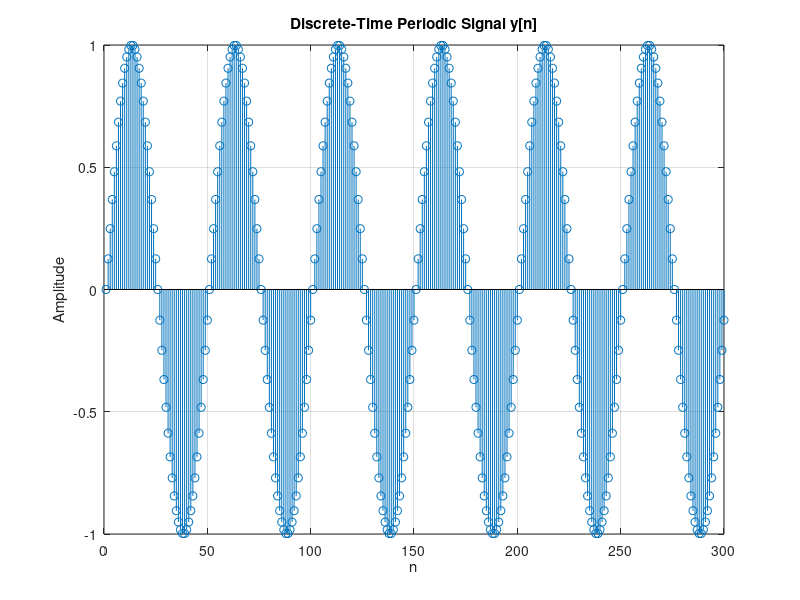
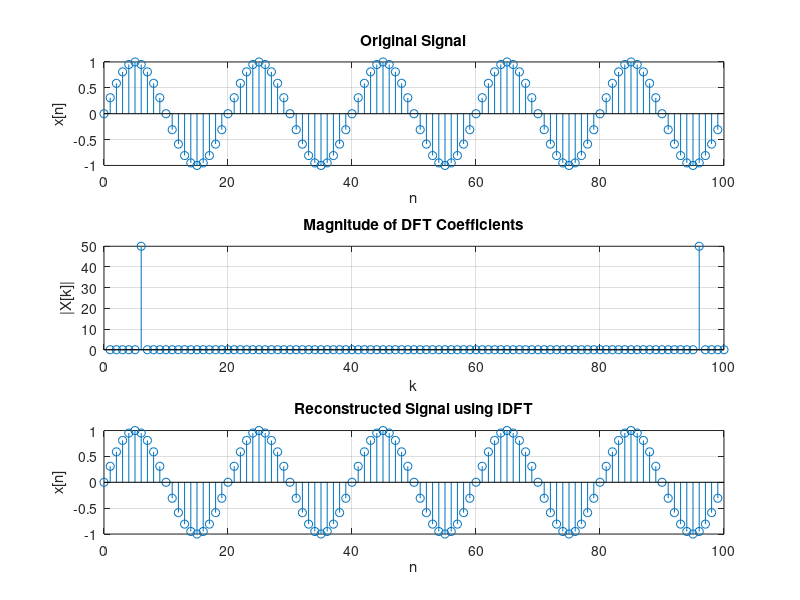
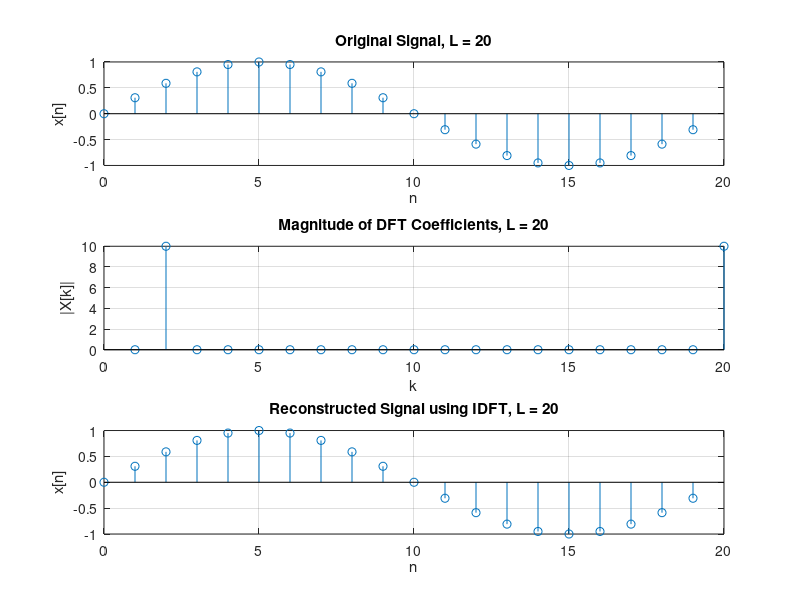
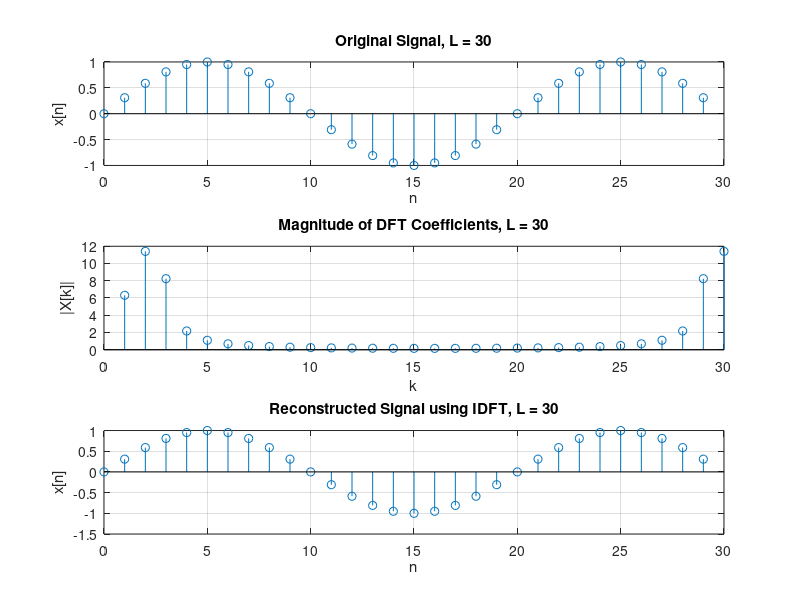

The MATLAB source for these figures, in order:
%% ELEC 324 Lab 3 - Fourier Series, Fourier Transform
% MATLAB Code

clc; clear; close all;

%% 2.0.2 Prelab: Creating a DTPS
% Sampling an aperiodic CT signal and forming a DTPS

T = 0:99; % Time indices
x_t = sin(2 * pi * T / 50); % Example aperiodic CT signal

% Creating periodic discrete-time periodic signal (DTPS)
L = length(T);
y_n = repmat(x_t, 1, 3); % Repeat for 3 periods

figure;
stem(y_n);
title('Discrete-Time Periodic Signal y[n]');
xlabel('n'); ylabel('Amplitude'); grid on;

%% 3.2.1 Basic DFT
% Create a discrete sine wave with period 20 and length L = 100

L = 100;
n = 0:L-1;
x = sin(2 * pi * n / 20); % Periodic sine wave

X_dft = fft(x, L); % Compute DFT
x_recon = ifft(X_dft, L); % Inverse DFT

figure;
subplot(3,1,1);
stem(n, x); title('Original Signal'); xlabel('n'); ylabel('x[n]'); grid on;
subplot(3,1,2);
stem(abs(X_dft)); title('Magnitude of DFT Coefficients'); xlabel('k'); ylabel('|X[k]|'); grid on;
subplot(3,1,3);
stem(n, real(x_recon)); title('Reconstructed Signal using IDFT'); xlabel('n'); ylabel('x[n]'); grid on;

%% 3.2.2 Changing the Transform Size
% Repeat with L = 20 and L = 30

for L = [20, 30]
    n = 0:L-1;
    x = sin(2 * pi * n / 20);
    X_dft = fft(x, L);
    x_recon = ifft(X_dft, L);
    
    figure;
    subplot(3,1,1);
stem(n, x); title(['Original Signal, L = ', num2str(L)]); xlabel('n'); ylabel('x[n]'); grid on;
    subplot(3,1,2);
stem(abs(X_dft)); title(['Magnitude of DFT Coefficients, L = ', num2str(L)]); xlabel('k'); ylabel('|X[k]|'); grid on;
    subplot(3,1,3);
stem(n, real(x_recon)); title(['Reconstructed Signal using IDFT, L = ', num2str(L)]); xlabel('n'); ylabel('x[n]'); grid on;
end

%% 3.2.3 Windowing the Signal
% Set last 40 samples to zero safely

x_win = x;
if length(x_win) >= 40
    x_win(end-39:end) = 0;
end
X_dft_win = fft(x_win, 100);
x_recon_win = ifft(X_dft_win, 100);

n_win = 0:length(x_recon_win)-1;

figure;
subplot(3,1,1);
stem(n, x_win); title('Windowed Signal'); xlabel('n'); ylabel('x[n]'); grid on;
subplot(3,1,2);
stem(abs(X_dft_win)); title('Magnitude of DFT Coefficients (Windowed)'); xlabel('k'); ylabel('|X[k]|'); grid on;
subplot(3,1,3);
stem(n_win, real(x_recon_win)); title('Reconstructed Signal using IDFT (Windowed)'); xlabel('n'); ylabel('x[n]'); grid on;

%% 3.3.2 Effect of L - Varying L_factor
L_factor_vals = 1:5;
N_factor = 1;

for L_factor = L_factor_vals
    L = 100 * L_factor;
    n = 0:L-1;
    x = sin(2 * pi * n / 50);
    X_dft = fft(x, L * N_factor);
    
    figure;
    subplot(2,1,1);
stem(n, x); title(['Signal with L Factor = ', num2str(L_factor)]); xlabel('n'); ylabel('x[n]'); grid on;
    subplot(2,1,2);
stem(abs(X_dft)); title(['Magnitude Spectrum, L Factor = ', num2str(L_factor)]); xlabel('k'); ylabel('|X[k]|'); grid on;
end

%% 3.3.3 Effect of N - Varying N_factor
L_factor = 1;
N_factor_vals = [1, 2, 5];
L = 100 * L_factor;
n = 0:L-1;
x = sin(2 * pi * n / 50);

for N_factor = N_factor_vals
    X_dft = fft(x, L * N_factor);
    
    figure;
    stem(abs(X_dft));
    title(['Magnitude Spectrum, N Factor = ', num2str(N_factor)]);
    xlabel('k'); ylabel('|X[k]|'); grid on;
end